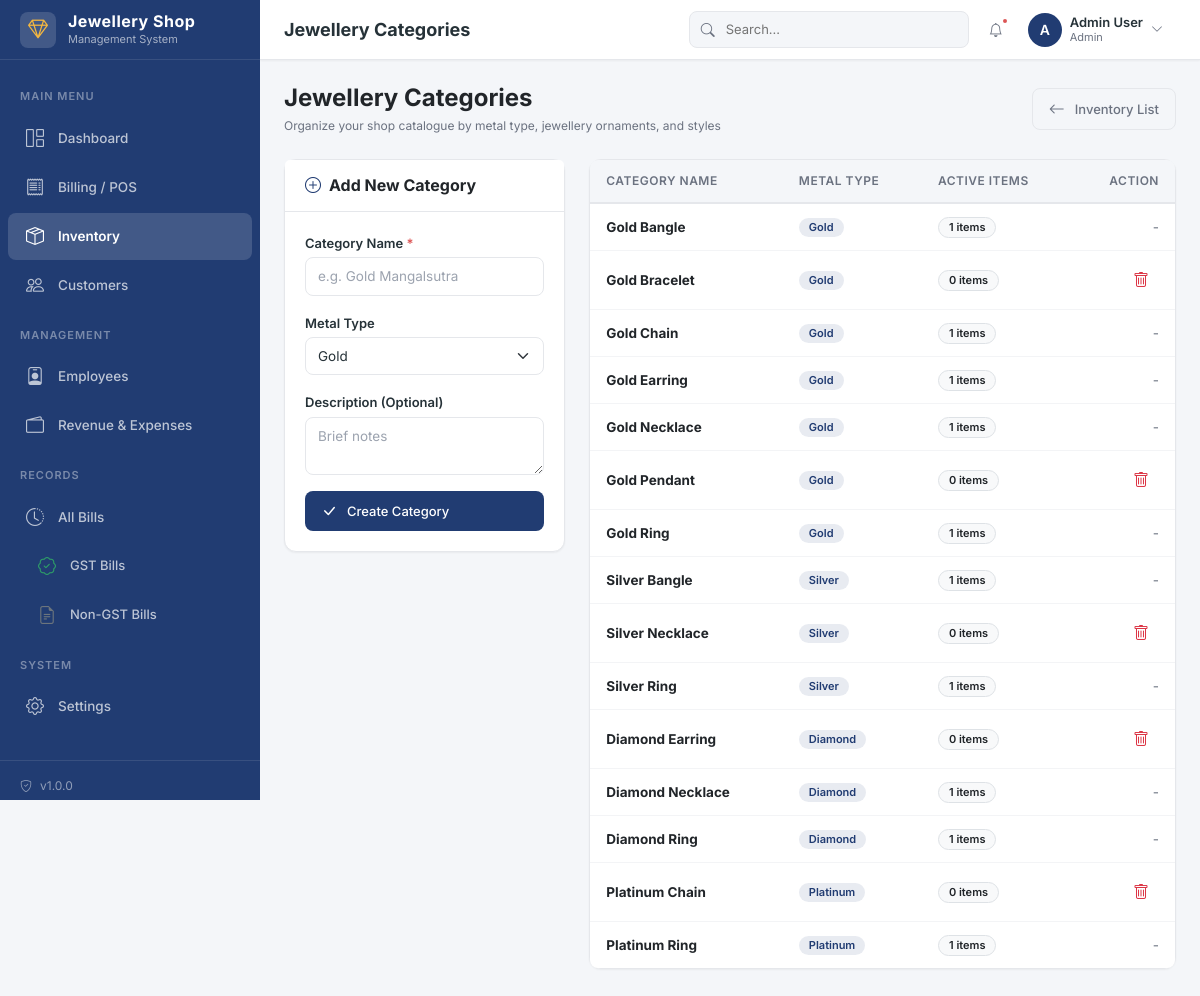
Page /modules/inventory/categories.php (signed in) on the committed database.
### tables this page shows
CREATE TABLE categories (
    id INT AUTO_INCREMENT PRIMARY KEY,
    name VARCHAR(100) NOT NULL,
    metal_type ENUM('gold', 'silver', 'diamond', 'platinum', 'other') DEFAULT 'gold',
    description TEXT,
    is_active TINYINT(1) DEFAULT 1,
    created_at TIMESTAMP DEFAULT CURRENT_TIMESTAMP,
    INDEX idx_name (name),
    INDEX idx_metal_type (metal_type)
);

### config/database.php (called while the page is built, shortened)
<?php
function appUrl($path = '') {
    $scriptName = $_SERVER['SCRIPT_NAME'] ?? '';
    $base = '';
    if (strpos($scriptName, '/POS-Jewellery') === 0) {
        $base = '/POS-Jewellery';
    }
    $path = ltrim($path, '/');
    return $base . ($path ? '/' . $path : '');
}
function url($path = '') {
    return appUrl($path);
}
function sanitize($input) {
    return htmlspecialchars(trim($input), ENT_QUOTES, 'UTF-8');
}

### includes/auth.php (called while the page is built, shortened)
<?php
require_once __DIR__ . '/../config/database.php';
function hasRole($role) {
    return isset($_SESSION['user_role']) && $_SESSION['user_role'] === $role;
}
function isAdmin() {
    return hasRole('admin');
}

### modules/inventory/categories.php (the view, shortened to what this page needs)
<?php
require_once __DIR__ . '/../../config/database.php';
require_once __DIR__ . '/../../includes/auth.php';
$pdo = getDBConnection();
$sql = "SELECT c.*, COUNT(p.id) as product_count
        FROM categories c
        LEFT JOIN products p ON c.id = p.category_id AND p.is_active = 1
        WHERE c.is_active = 1
        GROUP BY c.id
        ORDER BY c.metal_type ASC, c.name ASC";
$categories = $pdo->query($sql)->fetchAll();
include __DIR__ . '/../../includes/header.php';
?>
<div class="d-flex justify-content-between align-items-center mb-4 flex-wrap gap-2">
    <div>
        <h4 class="mb-1 fw-bold text-dark">Jewellery Categories</h4>
        <p class="text-muted fs-sm mb-0">Organize your shop catalogue by metal type, jewellery ornaments, and styles</p>
    </div>
    <div class="d-flex gap-2">
        <a href="<?php echo url('modules/inventory/index.php'); ?>" class="btn btn-outline-secondary">
            <i class="bi bi-arrow-left me-1"></i> Inventory List
        </a>
    </div>
</div>
<div class="row g-4">
    <div class="col-lg-4">
        <div class="card">
            <div class="card-header bg-white">
                <h6 class="mb-0 fw-bold"><i class="bi bi-plus-circle me-2 text-primary"></i>Add New Category</h6>
            </div>
            <div class="card-body">
                <form method="POST" action="">
                    <div class="mb-3">
                        <label class="form-label">Category Name <span class="text-danger">*</span></label>
                        <input type="text" class="form-control" name="name" required placeholder="e.g. Gold Mangalsutra">
                    </div>
                    <div class="mb-3">
                        <label class="form-label">Metal Type</label>
                        <select class="form-select" name="metal_type">
                            <option value="gold">Gold</option>
                        </select>
                    </div>
                    <div class="mb-3">
                        <label class="form-label">Description (Optional)</label>
                        <textarea class="form-control" name="description" rows="2" placeholder="Brief notes"></textarea>
                    </div>
                    <button type="submit" class="btn btn-primary w-100">
                        <i class="bi bi-check-lg me-1"></i> Create Category
                    </button>
                </form>
            </div>
        </div>
    </div>
    <div class="col-lg-8">
        <div class="card">
            <div class="card-body p-0">
                <div class="table-container">
                    <table class="table align-middle mb-0">
                        <thead>
                            <tr>
                                <th>Category Name</th>
                                <th>Metal Type</th>
                                <th>Active Items</th>
                                <th class="text-end">Action</th>
                            </tr>
                        </thead>
                        <tbody>
                            <?php foreach ($categories as $cat): ?>
                            <tr>
                                <td>
                                    <strong class="text-dark"><?php echo sanitize($cat['name']); ?></strong>
                                </td>
                                <td>
                                    <span class="badge bg-primary-light text-primary"><?php echo ucfirst($cat['metal_type']); ?></span>
                                </td>
                                <td>
                                    <span class="badge bg-light text-dark border"><?php echo $cat['product_count']; ?> items</span>
                                </td>
                                <td class="text-end">
                                    <?php if ($cat['product_count'] == 0 && isAdmin()): ?>
                                    <a href="<?php echo url('modules/inventory/categories.php?delete=' . $cat['id']); ?>" class="btn btn-sm btn-outline-danger" onclick="return confirm('Delete this category?');">
                                        <i class="bi bi-trash"></i>
                                    </a>
                                    <?php else: ?>
                                    <span class="text-muted fs-xs">-</span>
                                    <?php endif; ?>
                                </td>
                            </tr>
                            <?php endforeach; ?>
                        </tbody>
                    </table>
                </div>
            </div>
        </div>
    </div>
</div>
<?php include __DIR__ . '/../../includes/footer.php'; ?>

### assets/css/style.css (style rules this page uses)
:root { --primary: #213C72; --primary-light: #2d4f94; --primary-dark: #182c54; --secondary: #F4F6F9; --background: #FFFFFF; --success: #2E9D68; --success-light: #e8f5ef; --warning: #F4B740; --warning-light: #fef6e4; --danger: #DC5555; --danger-light: #fce8e8; --info: #3B82F6; --info-light: #eff6ff; --text: #263238; --text-muted: #6B7280; --text-light: #9CA3AF; --border: #E5E7EB; --border-light: #F3F4F6; --sidebar-width: 260px; --topbar-height: 60px; --shadow-sm: 0 1px 2px rgba(0,0,0,0.05); --shadow: 0 1px 3px rgba(0,0,0,0.1), 0 1px 2px rgba(0,0,0,0.06); --shadow-md: 0 4px 6px -1px rgba(0,0,0,0.1), 0 2px 4px -1px rgba(0,0,0,0.06); --shadow-lg: 0 10px 15px -3px rgba(0,0,0,0.1), 0 4px 6px -2px rgba(0,0,0,0.05); --radius: 8px; --radius-sm: 4px; --radius-lg: 12px; --transition: all 0.2s ease; }
* { margin: 0; padding: 0; box-sizing: border-box; }
body { font-family: 'Inter', -apple-system, BlinkMacSystemFont, 'Segoe UI', Roboto, sans-serif; font-size: 14px; color: var(--text); background: var(--secondary); line-height: 1.5; overflow-x: hidden; }
a { color: var(--primary); text-decoration: none; transition: var(--transition); }
.card { background: var(--background); border: 1px solid var(--border); border-radius: var(--radius-lg); box-shadow: var(--shadow-sm); margin-bottom: 24px; transition: var(--transition); }
.card-header { padding: 16px 20px; border-bottom: 1px solid var(--border); display: flex; align-items: center; justify-content: space-between; background: transparent; }
.card-header h5, .card-header h6 { margin: 0; font-weight: 600; }
.card-body { padding: 20px; }
.table-container { overflow-x: auto; border-radius: var(--radius); }
.table { width: 100%; font-size: 13.5px; margin: 0; }
.table thead th { background: var(--secondary); font-weight: 600; font-size: 12px; text-transform: uppercase; letter-spacing: 0.5px; color: var(--text-muted); padding: 12px 16px; border-bottom: 2px solid var(--border); white-space: nowrap; }
.table tbody td { padding: 12px 16px; vertical-align: middle; border-bottom: 1px solid var(--border-light); }
.table tbody tr:last-child td { border-bottom: none; }
.btn { font-size: 13px; font-weight: 500; padding: 8px 16px; border-radius: var(--radius); transition: var(--transition); display: inline-flex; align-items: center; gap: 6px; border: none; cursor: pointer; }
.btn i { font-size: 16px; }
.btn-primary { background: var(--primary); color: #fff; }
.btn-outline-secondary { background: transparent; border: 1px solid var(--border); color: var(--text-muted); }
.btn-sm { font-size: 12px; padding: 5px 10px; }
.form-label { font-size: 13px; font-weight: 600; color: var(--text); margin-bottom: 4px; }
.form-control { font-size: 13.5px; padding: 8px 12px; border: 1px solid var(--border); border-radius: var(--radius); transition: var(--transition); color: var(--text); }
.form-select { font-size: 13.5px; padding: 8px 36px 8px 12px; border: 1px solid var(--border); border-radius: var(--radius); transition: var(--transition); color: var(--text); background-position: right 12px center; background-size: 16px 12px; }
.form-control::placeholder { color: var(--text-light); }
.badge { font-size: 11px; font-weight: 600; padding: 4px 10px; border-radius: 20px; }
.text-primary { color: var(--primary) !important; }
.text-danger { color: var(--danger) !important; }
.text-muted { color: var(--text-muted) !important; }
.bg-primary-light { background: rgba(33,60,114,0.1) !important; }
.fs-sm { font-size: 12px; }

### rows in the picture
categories: name "Gold Bangle", metal_type "Gold", product_count "1"
categories: name "Gold Bracelet", metal_type "Gold", product_count "0"
categories: name "Gold Chain", metal_type "Gold", product_count "1"
categories: name "Gold Earring", metal_type "Gold", product_count "1"
categories: name "Gold Necklace", metal_type "Gold", product_count "1"
categories: name "Gold Pendant", metal_type "Gold", product_count "0"
categories: name "Gold Ring", metal_type "Gold", product_count "1"
categories: name "Silver Bangle", metal_type "Silver", product_count "1"
categories: name "Silver Necklace", metal_type "Silver", product_count "0"
categories: name "Silver Ring", metal_type "Silver", product_count "1"
categories: name "Diamond Earring", metal_type "Diamond", product_count "0"
categories: name "Diamond Necklace", metal_type "Diamond", product_count "1"
categories: name "Diamond Ring", metal_type "Diamond", product_count "1"
categories: name "Platinum Chain", metal_type "Platinum", product_count "0"
categories: name "Platinum Ring", metal_type "Platinum", product_count "1"

### other values in the picture
getSetting('shop_name', 'Jewellery ERP') "Jewellery Shop"
APP_VERSION "1.0.0"
$pageTitle "Jewellery Categories"
substr($currentUser['name'], 0, 1) "A"
$currentUser['name'] "Admin User"
$currentUser['role'] "Admin"
